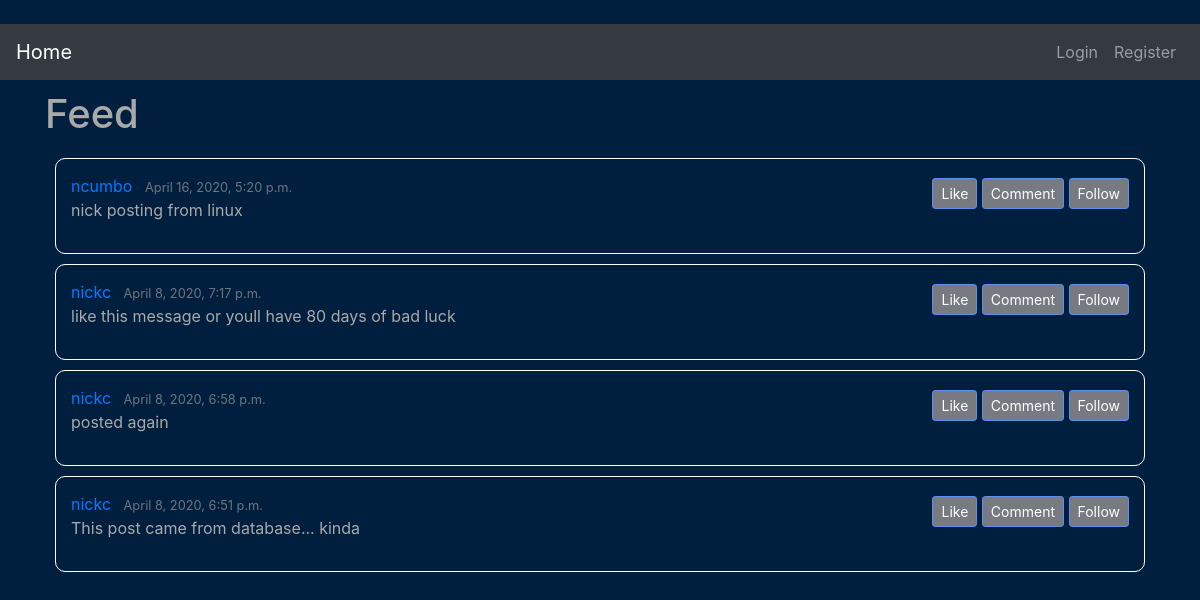
The app's page /, older data.
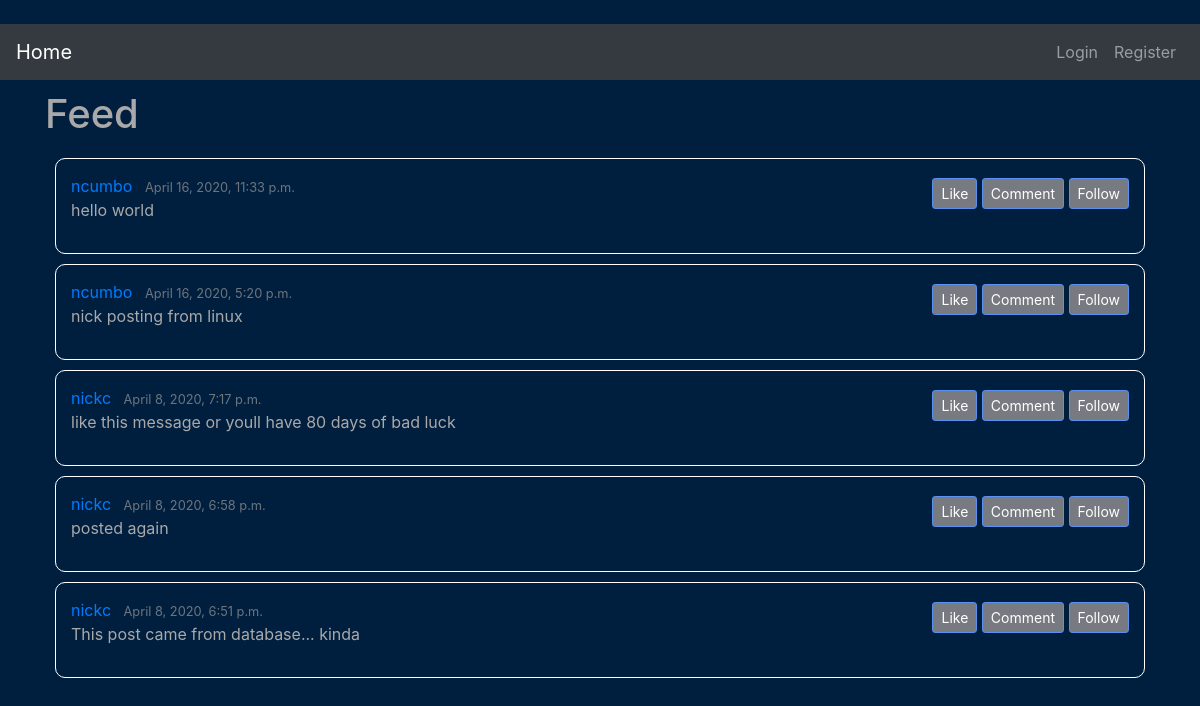
The same page, newer data.
### feed/models.py (models this page shows, shortened)
class Post(models.Model):
    content = models.TextField(max_length=280)  #sets 280 characters per post
    date_posted = models.DateTimeField(default=timezone.now)   #sets date/time when post is created
    username = models.ForeignKey(User, on_delete=models.CASCADE)      #related table is User. If user is deleted, delete posts as well
    likes = models.ManyToManyField(User, blank=True, related_name='likes')

### feed/views.py (the view)
# urls.py: path('', PostListView.as_view(), name='feed-home'),
class PostListView(ListView):
    model = Post     #tells listviewto query a post
    template_name = 'feed/feed.html'    #template w naming convention <app>/<model>_<viewtype>.html naming convention
    context_object_name = 'posts'
    ordering = ['-date_posted'] #chronological ordering

### feed/templates/feed/feed.html (shortened to what this page needs)
{% extends "feed/base.html" %}
{% load crispy_forms_tags %}
{% block content %}
    <div class="modal-title">
        <h1>Feed</h1>
   </div>
    {% for post in posts %}
        <article class="media content-section">
            <div class="media-body">
                <div class="article-metadata">
                    <a class="mr-2" href="{% url 'feed-detail' post.id %}">{{ post.username }}</a>
                    <small class="text-muted">{{ post.date_posted }}</small>
                </div>
                <p class="article-content" >{{ post.content }}</p>
            </div>
            <div class="icons">
                <button type="button" class="btn btn-sm mt-1 mb-1" aria-label="Left Align">
                    <span >Like</span>
                </button>
                <button type="button" class="btn btn-sm mt-1 mb-1" aria-label="Left Align">
                    <span>Comment</span>
                </button>
                <button type="button" class="btn btn-sm mt-1 mb-1" aria-label="Left Align">
                    <span >Follow</span>
                </button>
            </div>
        </article>
    {% endfor %}
{% endblock content %}

Row changes from the older to the newer data that the page shows:
added Post: username "ncumbo", date_posted "April 16, 2020, 11:33 p.m.", content "hello world"
